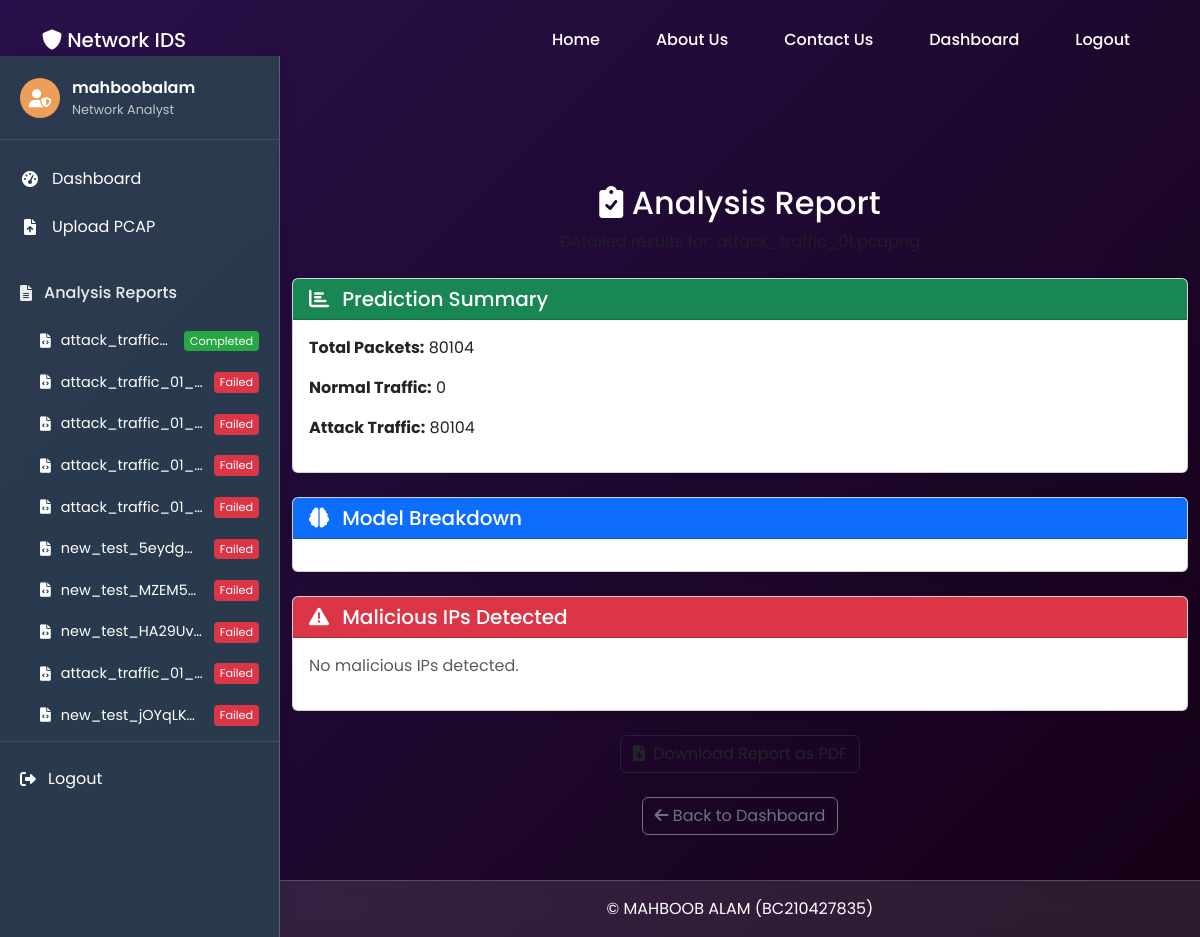
Page /report/32/ (signed in) on the committed database.
### IDS/models.py (models this page shows, shortened)
class PcapFile(models.Model):
    STATUS_CHOICES = [
        ('uploaded', 'Uploaded'),
        ('processing', 'Processing'),
        ('completed', 'Completed'),
        ('failed', 'Failed'),
    ]
    PROGRESS_STAGES = [
        ('uploaded', 'File Uploaded'),
        ('converting', 'Converting PCAP to CSV'),
        ('preprocessing', 'Preprocessing Data'),
        ('predicting', 'Running Predictions'),
        ('saving', 'Saving Results'),
        ('completed', 'Completed'),
        ('failed', 'Failed'),
    ]
    user = models.ForeignKey(User, on_delete=models.CASCADE)
    file = models.FileField(upload_to='uploads/')
    uploaded_at = models.DateTimeField(auto_now_add=True)
    status = models.CharField(max_length=20, choices=STATUS_CHOICES, default='uploaded')
    progress_stage = models.CharField(
        max_length=20,
        choices=PROGRESS_STAGES,
        default='uploaded'
    )
    progress_message = models.CharField(
        max_length=200,
        blank=True,
        null=True,
        default='File uploaded successfully'
    )
    analysis_result = models.JSONField(null=True, blank=True)
    def filename(self):
        return self.file.name.split('/')[-1]

class AnalysisResult(models.Model):
    pcap_file = models.OneToOneField(PcapFile, on_delete=models.CASCADE, related_name='detailed_report')
    total_packets = models.IntegerField()
    malicious_count = models.IntegerField()
    normal_count = models.IntegerField()
    malicious_ips = models.JSONField(default=list, blank=True)
    model_details = models.JSONField(default=dict, blank=True)
    generated_at = models.DateTimeField(auto_now_add=True)

### IDS/views.py (the view)
# urls.py: path('report/<int:file_id>/', views.analysis_report, name='analysis_report'),
@login_required
def analysis_report(request, file_id):
    file = get_object_or_404(PcapFile, id=file_id, user=request.user)
    detailed_report = None
    try:
        detailed_report = file.detailed_report
    except AnalysisResult.DoesNotExist:
        pass
    return render(request, 'IDS/analysis_report.html', {
        'file': file,
        'report_data': detailed_report,
        'progress_stage': file.progress_stage,
        'progress_message': file.progress_message
    })

### IDS/context_processors.py (called while the page is built)
def user_files(request):
    if request.user.is_authenticated:
        return {
            'user_files': PcapFile.objects.filter(
                user=request.user
            ).order_by('-uploaded_at').only(
                'id', 'file', 'uploaded_at', 'status',
                'progress_stage', 'progress_message'
            )[:10]  # Only show 10 most recent files
        }
    return {}  # Return empty dict for non-authenticated users

### IDS/templates/IDS/analysis_report.html (shortened to what this page needs)
{% extends 'IDS/base.html' %}
{% load static %}
{% block content %}
<div class="container mt-5">
    <div class="text-center mb-4">
        <h2><i class="fas fa-clipboard-check"></i> Analysis Report</h2>
        <p class="text-muted">Detailed results for: {{ file.filename }}</p>
    </div>
    {% if report_data %}
    <div class="card shadow-sm mb-4">
        <div class="card-header bg-success text-white">
            <h5 class="mb-0"><i class="fas fa-chart-bar me-2"></i> Prediction Summary</h5>
        </div>
        <div class="card-body">
            <p><strong>Total Packets:</strong> {{ report_data.total_packets }}</p>
            <p><strong>Normal Traffic:</strong> {{ report_data.normal_count }}</p>
            <p><strong>Attack Traffic:</strong> {{ report_data.malicious_count }}</p>
        </div>
    </div>
    <div class="card shadow-sm mb-4">
        <div class="card-header bg-primary text-white">
            <h5 class="mb-0"><i class="fas fa-brain me-2"></i> Model Breakdown</h5>
        </div>
        <div class="card-body">
        </div>
    </div>
    <div class="card shadow-sm mb-4">
        <div class="card-header bg-danger text-white">
            <h5 class="mb-0"><i class="fas fa-exclamation-triangle me-2"></i> Malicious IPs Detected</h5>
        </div>
        <div class="card-body">
            {% if report_data.malicious_ips %}
                <ul class="list-group">
                    {% for ip in report_data.malicious_ips %}
                        <li class="list-group-item">{{ ip }}</li>
                    {% endfor %}
                </ul>
            {% else %}
                <p class="text-muted">No malicious IPs detected.</p>
            {% endif %}
        </div>
    </div>
    <div class="text-center my-4">
        <a href="{% url 'download_report_pdf' file.id %}" class="btn btn-outline-dark">
            <i class="fas fa-file-download me-1"></i> Download Report as PDF
        </a>
    </div>
    {% endif %}
    <div class="text-center mt-3">
        <a href="{% url 'dashboard' %}" class="btn btn-outline-secondary">
            <i class="fas fa-arrow-left"></i> Back to Dashboard
        </a>
    </div>
</div>
    {% endblock %}

### IDS/templates/IDS/base.html (shortened to what this page needs)
{% load static %}
<!DOCTYPE html>
<html lang="en">
<head>
    <link href="https://cdn.jsdelivr.net/npm/bootstrap@5.3.0/dist/css/bootstrap.min.css" rel="stylesheet">
    <link rel="stylesheet" href="https://cdnjs.cloudflare.com/ajax/libs/font-awesome/6.0.0/css/all.min.css">
    <link rel="stylesheet" href="{% static 'css/custom.css' %}">
</head>
<body class="{% if user.is_authenticated %}has-sidebar{% endif %}">
    <nav class="navbar navbar-expand-lg navbar-dark">
        <div class="container">
            <a class="navbar-brand" href="{% url 'home' %}">
                <i class="fas fa-shield-alt"></i> Network IDS
            </a>
            <div class="collapse navbar-collapse" id="navbarNav">
                <ul class="navbar-nav ms-auto">
                    <li class="nav-item"><a class="nav-link" href="{% url 'home' %}">Home</a></li>
                    <li class="nav-item"><a class="nav-link" href="{% url 'about_us' %}">About Us</a></li>
                    <li class="nav-item"><a class="nav-link" href="{% url 'contact_us' %}">Contact Us</a></li>
                    {% if user.is_authenticated %}
                        <li class="nav-item"><a class="nav-link" href="{% url 'dashboard' %}">Dashboard</a></li>
                        <li class="nav-item"><a class="nav-link" href="{% url 'logout' %}">Logout</a></li>
                    {% else %}
                        <li class="nav-item"><a class="nav-link" href="{% url 'login' %}">Login</a></li>
                        <li class="nav-item"><a class="nav-link" href="{% url 'register' %}">Register</a></li>
                    {% endif %}
                </ul>
            </div>
        </div>
    </nav>
    {% if user.is_authenticated %}
    <div class="app-sidebar">
        <div class="sidebar-header">
            <div class="user-profile">
                <div class="avatar">
                    <i class="fas fa-user-shield"></i>
                </div>
                <div class="user-info">
                    <span class="username">{{ user.username }}</span>
                    <small class="role">Network Analyst</small>
                </div>
            </div>
        </div>
        <nav class="sidebar-nav">
            <a href="{% url 'dashboard' %}" class="nav-item {% if request.resolver_match.url_name == 'dashboard' %}active{% endif %}">
                <i class="fas fa-tachometer-alt"></i>
                <span>Dashboard</span>
            </a>
            <a href="{% url 'file_upload' %}" class="nav-item {% if request.resolver_match.url_name == 'file_upload' %}active{% endif %}">
                <i class="fas fa-file-upload"></i>
                <span>Upload PCAP</span>
            </a>
            <div class="nav-section">
                <div class="section-header">
                    <i class="fas fa-file-alt"></i>
                    <span>Analysis Reports</span>
                </div>
                <div class="section-content">
                    {% if user_files %}
                        {% for file in user_files %}
                        <a href="{% url 'analysis_report' file.id %}" class="report-item {% if file.id == current_file.id %}active{% endif %}">
                            <i class="fas fa-file-code"></i>
                            <span class="filename">{{ file.filename|truncatechars:20 }}</span>
                            <span class="status-badge {{ file.status }}">
                                {% if file.progress_stage == 'failed' %}
                                    Failed
                                {% else %}
                                    {{ file.get_status_display }}
                                {% endif %}
                            </span>
                        </a>
                        {% endfor %}
                    {% else %}
                        <div class="empty-reports">
                            <i class="fas fa-inbox"></i>
                            <span>No reports yet</span>
                        </div>
                    {% endif %}
                </div>
            </div>
            <div class="sidebar-footer">
                <a href="{% url 'logout' %}" class="logout-btn">
                    <i class="fas fa-sign-out-alt"></i>
                    <span>Logout</span>
                </a>
            </div>
        </nav>
    </div>
    {% endif %}
    <main class="app-content {% if user.is_authenticated %}with-sidebar{% endif %}">
        {% block content %}{% endblock %}
    </main>
    <footer class="{% if user.is_authenticated %}with-sidebar{% endif %}">
        <div class="container">
            <p class="mb-0">&copy; MAHBOOB ALAM (BC210427835)</p>
        </div>
    </footer>
</body>
</html>

### IDS/static/css/custom.css (style rules this page uses)
:root { --primary-color: #ED9E59; --secondary-color: #522C5D; --glass-background: rgba(255, 255, 255, 0.1); --glass-border: rgba(255, 255, 255, 0.2); --glass-shadow: 0 8px 32px 0 rgba(31, 38, 135, 0.37); --blur-effect: blur(10px); --text-color: #0B1B32; --light-text-color: #fff; --font-family: 'Poppins', sans-serif; --sidebar-width: 280px; }
body { font-family: var(--font-family); background: linear-gradient(135deg, #29104A 0%, #150016 100%); color: var(--light-text-color); margin: 0; padding: 0; min-height: 100vh; }
.navbar-brand, .nav-link { color: var(--light-text-color) !important; font-weight: 500; }
body.has-sidebar { display: flex; flex-direction: column; }
.app-sidebar { width: var(--sidebar-width); background: rgba(44, 62, 80, 0.9); backdrop-filter: var(--blur-effect); color: white; position: fixed; top: 0; bottom: 0; left: 0; z-index: 1000; overflow-y: auto; border-right: 1px solid var(--glass-border); }
.sidebar-header { padding: 20px; border-bottom: 1px solid rgba(255,255,255,0.1); }
.user-profile { display: flex; align-items: center; gap: 12px; }
.avatar { width: 40px; height: 40px; border-radius: 50%; background: var(--primary-color); display: flex; align-items: center; justify-content: center; font-size: 18px; }
.user-info { display: flex; flex-direction: column; }
.username { font-weight: 600; }
.role { opacity: 0.7; font-size: 0.8rem; }
.sidebar-nav { padding: 15px 0; }
.nav-item { display: flex; align-items: center; padding: 12px 20px; color: white; text-decoration: none; transition: all 0.2s; gap: 12px; }
.nav-item i { width: 20px; text-align: center; }
.nav-section { margin-top: 20px; }
.section-header { padding: 10px 20px; display: flex; align-items: center; gap: 12px; font-weight: 500; opacity: 0.9; }
.section-content { padding: 5px 0; }
.report-item { display: flex; align-items: center; padding: 10px 20px 10px 40px; color: white; text-decoration: none; gap: 10px; font-size: 0.9rem; position: relative; }
.filename { flex: 1; white-space: nowrap; overflow: hidden; text-overflow: ellipsis; }
.status-badge { font-size: 0.7rem; padding: 2px 6px; border-radius: 4px; }
.status-badge.completed { background: #28a745; }
.status-badge.failed { background: #dc3545; }
.sidebar-footer { margin-top: auto; padding: 15px 0; border-top: 1px solid rgba(255,255,255,0.1); }
.logout-btn { display: flex; align-items: center; padding: 10px 20px; color: white; text-decoration: none; gap: 12px; transition: all 0.2s; }
.app-content { margin-left: 0; transition: all 0.3s; min-height: 100vh; display: flex; flex-direction: column; }
.app-content.with-sidebar { margin-left: var(--sidebar-width); width: calc(100% - var(--sidebar-width)); }
footer { background: var(--glass-background); backdrop-filter: var(--blur-effect); border-top: 1px solid var(--glass-border); color: var(--light-text-color); text-align: center; padding: 1rem 0; }
footer.with-sidebar { margin-left: var(--sidebar-width); width: calc(100% - var(--sidebar-width)); }
.app-sidebar { width: 280px; background: rgba(44, 62, 80, 0.95); backdrop-filter: blur(10px); position: fixed; top: 56px; bottom: 0; left: 0; z-index: 1000; overflow-y: auto; color: white; box-shadow: 2px 0 10px rgba(0,0,0,0.1); transform: translateX(0); transition: transform 0.3s ease; }
.app-content.with-sidebar { margin-left: 280px; padding-top: 56px; }
footer.with-sidebar { margin-left: 280px; }

### rows in the picture
PcapFile: filename "attack_traffic…", status "Completed"
PcapFile: filename "attack_traffic_01_…", progress_stage "Failed"
PcapFile: filename "attack_traffic_01_…", progress_stage "Failed"
PcapFile: filename "attack_traffic_01_…", progress_stage "Failed"
PcapFile: filename "attack_traffic_01_…", progress_stage "Failed"
PcapFile: filename "new_test_5eydg…", progress_stage "Failed"
PcapFile: filename "new_test_MZEM5…", progress_stage "Failed"
PcapFile: filename "new_test_HA29Uv…", progress_stage "Failed"
PcapFile: filename "attack_traffic_01_…", progress_stage "Failed"
PcapFile: filename "new_test_jOYqLK…", progress_stage "Failed"
AnalysisResult: total_packets "80104", normal_count "0", malicious_count "80104"

### other values in the picture
{{ user.username }} "mahboobalam"
